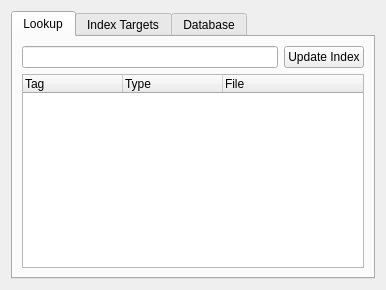
<?xml version="1.0" encoding="UTF-8"?>
<ui version="4.0">
 <class>kateCtags</class>
 <widget class="QWidget" name="kateCtags">
  <layout class="QVBoxLayout" name="verticalLayout">
   <item>
    <widget class="QTabWidget" name="tabWidget">
     <property name="currentIndex">
      <number>0</number>
     </property>
     <widget class="QWidget" name="widget">
      <attribute name="title">
       <string>Lookup</string>
      </attribute>
      <layout class="QGridLayout" name="gridLayout">
       <item row="0" column="0">
        <widget class="QLineEdit" name="inputEdit">
         <property name="showClearButton" stdset="0">
          <bool>true</bool>
         </property>
        </widget>
       </item>
       <item row="0" column="1">
        <widget class="QPushButton" name="updateButton">
         <property name="text">
          <string>Update Index</string>
         </property>
        </widget>
       </item>
       <item row="1" column="0" colspan="2">
        <widget class="QTreeWidget" name="tagTreeWidget">
         <property name="rootIsDecorated">
          <bool>false</bool>
         </property>
         <column>
          <property name="text">
           <string>Tag</string>
          </property>
         </column>
         <column>
          <property name="text">
           <string>Type</string>
          </property>
         </column>
         <column>
          <property name="text">
           <string>File</string>
          </property>
         </column>
        </widget>
       </item>
      </layout>
     </widget>
     <widget class="QWidget" name="targets">
      <attribute name="title">
       <string>Index Targets</string>
      </attribute>
      <layout class="QGridLayout" name="gridLayout_2" columnstretch="1,0,0">
       <item row="0" column="0" rowspan="4" colspan="2">
        <widget class="QListWidget" name="targetList"/>
       </item>
       <item row="0" column="2">
        <widget class="QPushButton" name="addButton">
         <property name="text">
          <string>Add</string>
         </property>
        </widget>
       </item>
       <item row="1" column="2">
        <widget class="QPushButton" name="delButton">
         <property name="text">
          <string>Remove</string>
         </property>
        </widget>
       </item>
       <item row="3" column="2">
        <spacer name="verticalSpacer">
         <property name="orientation">
          <enum>Qt::Vertical</enum>
         </property>
         <property name="sizeHint" stdset="0">
          <size>
           <width>13</width>
           <height>16</height>
          </size>
         </property>
        </spacer>
       </item>
       <item row="2" column="2">
        <widget class="QPushButton" name="updateButton2">
         <property name="text">
          <string>Update Index</string>
         </property>
        </widget>
       </item>
      </layout>
     </widget>
     <widget class="QWidget" name="database">
      <attribute name="title">
       <string>Database</string>
      </attribute>
      <layout class="QGridLayout" name="gridLayout_3">
       <item row="0" column="0">
        <widget class="QLabel" name="fileLabel">
         <property name="layoutDirection">
          <enum>Qt::RightToLeft</enum>
         </property>
         <property name="text">
          <string>CTags database file</string>
         </property>
        </widget>
       </item>
       <item row="3" column="0">
        <widget class="QLabel" name="cmdLabel">
         <property name="layoutDirection">
          <enum>Qt::RightToLeft</enum>
         </property>
         <property name="text">
          <string>CTags command</string>
         </property>
        </widget>
       </item>
       <item row="3" column="1">
        <widget class="QLineEdit" name="cmdEdit">
         <property name="frame">
          <bool>true</bool>
         </property>
         <property name="showClearButton" stdset="0">
          <bool>true</bool>
         </property>
        </widget>
       </item>
       <item row="4" column="0">
        <spacer name="verticalSpacer_2">
         <property name="orientation">
          <enum>Qt::Vertical</enum>
         </property>
         <property name="sizeHint" stdset="0">
          <size>
           <width>20</width>
           <height>40</height>
          </size>
         </property>
        </spacer>
       </item>
       <item row="0" column="1" colspan="2">
        <widget class="KUrlRequester" name="tagsFile"/>
       </item>
       <item row="3" column="2">
        <widget class="QToolButton" name="resetCMD">
         <property name="toolTip">
          <string>Revet to the default command</string>
         </property>
         <property name="text">
          <string>...</string>
         </property>
         <property name="autoRaise">
          <bool>true</bool>
         </property>
        </widget>
       </item>
      </layout>
     </widget>
    </widget>
   </item>
  </layout>
 </widget>
 <customwidgets>
  <customwidget>
   <class>KUrlRequester</class>
   <extends>QFrame</extends>
   <header>kurlrequester.h</header>
  </customwidget>
 </customwidgets>
 <resources/>
 <connections/>
</ui>
